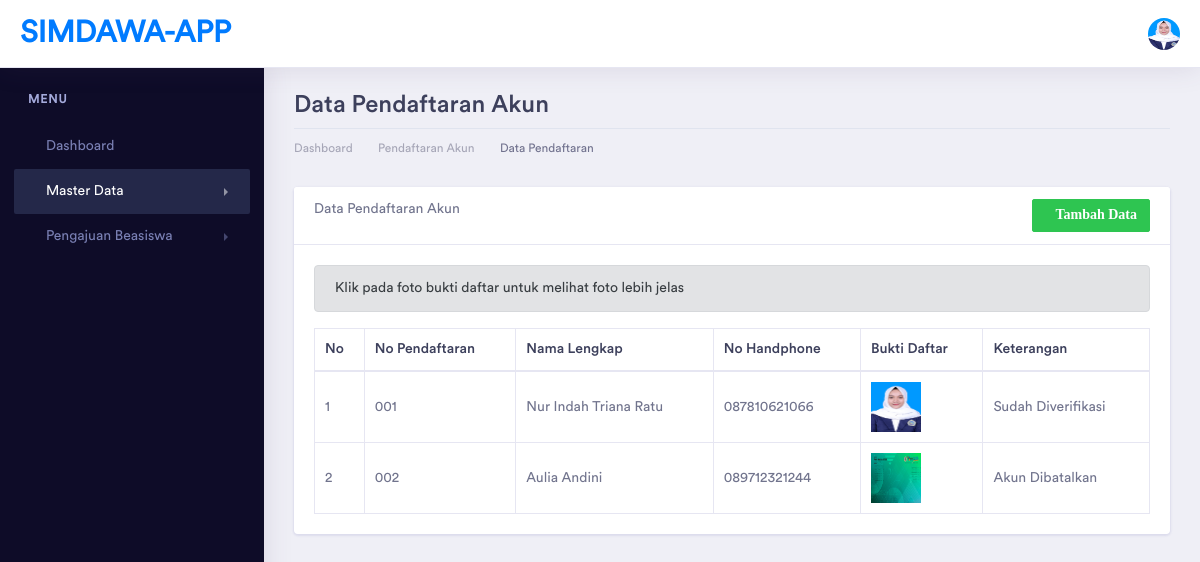
Screenshot of /index.php/pendaftaran with the database file from the repository.
### tables this page shows
CREATE TABLE `pendaftaran_pengguna` (
  `id` int(11) NOT NULL,
  `no_pendaftaran` varchar(20) DEFAULT NULL,
  `nama_lengkap` varchar(75) DEFAULT NULL,
  `no_handphone` varchar(15) DEFAULT NULL,
  `bukti_daftar` varchar(255) DEFAULT NULL,
  `prodi_id` int(11) DEFAULT NULL,
  `keterangan` enum('Belum Diverifikasi','Sudah Diverifikasi','Akun Dibatalkan') DEFAULT NULL
);

### application/controllers/Pendaftaran.php (called while the page is built, shortened)
<?php
class Pendaftaran extends CI_Controller
{
    public function __construct()
    {
        $this->load->model('PendaftaranModel');
    }
    public function index()
    {
        $data['title'] = "Data Beasiswa | SIMDAWA-APP";
        $data['pendaftaran'] = $this->PendaftaranModel->get_pendaftaran();
        $this->load->view('template/header', $data);
        $this->load->view('template/sidebar');
        $this->load->view('pendaftaran/pendaftaran_read', $data);
        $this->load->view('template/footer');
    }
}

### index.php (called while the page is built, shortened)
<?php
require_once BASEPATH.'core/CodeIgniter.php';

### application/models/PendaftaranModel.php (called while the page is built, shortened)
<?php
class PendaftaranModel extends CI_Model
{
    private $tabel = 'pendaftaran_pengguna';
    public function get_pendaftaran()
    {
        return $this->db->get($this->tabel)->result();
    }
}

### application/views/pendaftaran/pendaftaran_read.php (the view, shortened to what this page needs)
<div class="dashboard-wrapper">
    <div class="container-fluid dashboard-content">
        <div class="row">
            <div class="col-xl-12 col-lg-12 col-md-12 col-sm-12 col-12">
                <div class="page-header">
                    <h2 class="pageheader-title">Data Pendaftaran Akun </h2>
                    <div class="page-breadcrumb">
                        <nav aria-label="breadcrumb">
                            <ol class="breadcrumb">
                                <li class="breadcrumb-item"><a href="<?= base_url('home') ?>" class="breadcrumb-link">Dashboard</a></li>
                                <li class="breadcrumb-item"><a href="<?= base_url('pendaftaran') ?>" class="breadcrumb-link">Pendaftaran Akun</a></li>
                                <li class="breadcrumb-item active" aria-current="page">Data Pendaftaran</li>
                            </ol>
                        </nav>
                    </div>
                </div>
            </div>
        </div>
        <div class="row">
            <div class="col-xl-12 col-lg-12 col-md-12 col-sm-12 col-12">
                <div class="card">
                    <div class="card-header">
                        Data Pendaftaran Akun
                        <a href="<?= base_url('pendaftaran/daftar') ?>" class="btn btn-sm btn-success float-right"><i class="fas fa-plus">Tambah Data</i></a>
                    </div>
                    <div class="card-body">
                        <div class="alert alert-secondary">
                            <div>Klik pada foto bukti daftar untuk melihat foto lebih jelas</div>
                        </div>
                        <table class="table table-bordered" id="mytabel">
                            <thead>
                                <tr>
                                    <th>No</th>
                                    <th>No Pendaftaran</th>
                                    <th>Nama Lengkap</th>
                                    <th>No Handphone</th>
                                    <th>Bukti Daftar</th>
                                    <th>Keterangan</th>
                                </tr>
                            </thead>
                            <tbody>
                                <?php $no = 1;
                                foreach ($pendaftaran as $a) {
                                    $lokasi = base_url('upload/bukti_daftar/' . $a->bukti_daftar);
                                ?>
                                    <tr>
                                        <td><?= $no++ ?></td>
                                        <td><?= $a->no_pendaftaran ?></td>
                                        <td><?= $a->nama_lengkap ?></td>
                                        <td><?= $a->no_handphone ?></td>
                                        <td><a href="<?= $lokasi ?>" target="_blank">
                                                <img src="<?= $lokasi ?>" width='50px' height='50px'></a></td>
                                    <?php
                                    if ($a->keterangan == 'Belum Diverifikasi') :
                                        echo "<td>
                                            <a href=" . base_url('pendaftaran/verifikasi/acc/' . $a->id) . " class='btn btn-info btn-sm'><i class='fa fa-check'></i> Konfirmasi</a>
                                            <a href=" . base_url('pendaftaran/verifikasi/batal/' . $a->id) . " class='btn btn-danger btn-sm' onclick='return confirm(\"Ingin batalkan akun ini?\")'><i class='fa fa-ban'></i> Batalkan</a>
                                            </td>";
                                    else :
                                        echo "<td>" . $a->keterangan . "</td>";
                                    endif;
                                    echo "</tr>";
                                }
                                    ?>
                            </tbody>
                        </table>
                    </div>
                </div>
            </div>
        </div>
    </div>
</div>

### application/views/template/header.php (shortened to what this page needs)
<!doctype html>
<html lang="en">
<head>
    <link rel="stylesheet" href="<?php echo base_url('assets/vendor/bootstrap/css/bootstrap.min.css') ?>">
    <link href="<?php echo base_url('assets/vendor/fonts/circular-std/style.css') ?>" rel="stylesheet">
    <link rel="stylesheet" href="<?php echo base_url('assets/libs/css/style.css') ?>">
    <link rel="stylesheet" href="<?php echo base_url('assets/vendor/fonts/fontawesome/css/fontawesome-all.css') ?>">
</head>
<body>
    <div class="dashboard-main-wrapper">
        <div class="dashboard-header">
            <nav class="navbar navbar-expand-lg bg-white fixed-top">
                <a class="navbar-brand" href="<?php base_url('home') ?>">SIMDAWA-APP</a>
                <div class="collapse navbar-collapse" id="navbarSupportedContent">
                    <ul class="navbar-nav ml-auto navbar-right-top">
                        <li class="nav-item dropdown nav-user">
                            <a class="nav-link nav-user-img" href="#" id="navbarDropdownMenuLink2" data-toggle="dropdown" aria-haspopup="true" aria-expanded="false"><img src="<?php echo base_url('assets/images/triana.jpeg') ?>" alt="" class="user-avatar-md rounded-circle"></a>
                        </li>
                    </ul>
                </div>
            </nav>
        </div>

### application/views/template/sidebar.php (shortened to what this page needs)
<div class="nav-left-sidebar sidebar-dark">
    <div class="menu-list">
        <nav class="navbar navbar-expand-lg navbar-light">
            <div class="collapse navbar-collapse" id="navbarNav">
                <ul class="navbar-nav flex-column">
                    <li class="nav-divider">
                        Menu
                    </li>
                    <li class="nav-item">
                        <a class="nav-link" href="<?php echo base_url('home') ?>"><i class="fas fa-tv"></i>Dashboard</a>
                    </li>
                    <li class="nav-item ">
                        <a class="nav-link active" href="#" data-toggle="collapse" aria-expanded="false" data-target="#submenu-2" aria-controls="submenu-2"><i class="fas fa-database"></i>Master Data</a>
                    </li>
                    <li class="nav-item">
                        <a class="nav-link" href="#" data-toggle="collapse" aria-expanded="false" data-target="#submenu-3" aria-controls="submenu-1"><i class="fa fa-archive"></i>Pengajuan Beasiswa</a>
                    </li>
                </ul>
            </div>
        </nav>
    </div>
</div>

### application/views/template/footer.php (shortened to what this page needs)
</div>
</body>
</html>

### rows the page displays
pendaftaran_pengguna: no_pendaftaran "001", nama_lengkap "Nur Indah Triana Ratu", no_handphone "087810621066", bukti_daftar (picture), keterangan "Sudah Diverifikasi"
pendaftaran_pengguna: no_pendaftaran "002", nama_lengkap "Aulia Andini", no_handphone "089712321244", bukti_daftar (picture), keterangan "Akun Dibatalkan"
